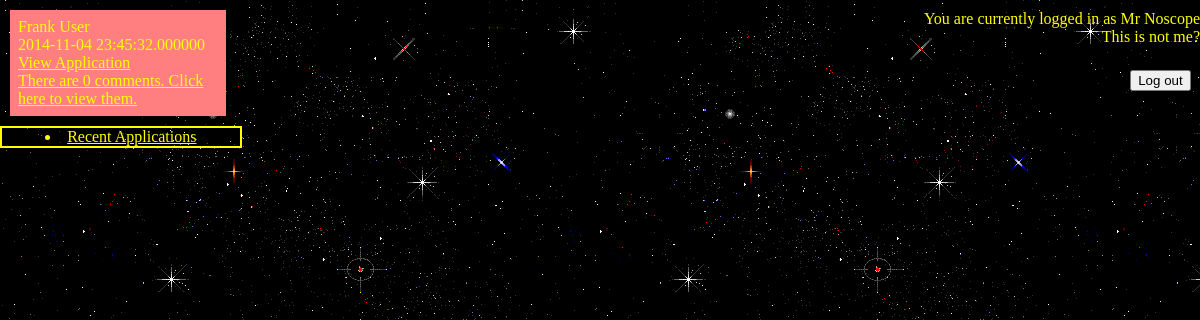
Page /applications/committee_chair.php on the committed database.
### tables this page shows
CREATE TABLE IF NOT EXISTS `application` (
`application_id` int(11) unsigned NOT NULL,
  `application_user` int(11) NOT NULL,
  `application_status` enum('Pending','Accepted','Rejected') NOT NULL,
  `application_date` datetime(6) NOT NULL,
  `application_content` text NOT NULL,
  `application_supporting_documents` text NOT NULL COMMENT 'filename of a zip',
  `application_conf_url` text NOT NULL,
  `conf_start_date` date NOT NULL,
  `conf_end_date` date NOT NULL,
  `travel_start_date` date NOT NULL,
  `travel_end_date` date NOT NULL,
  `quality_of_paper` text NOT NULL,
  `paper_accepted` tinyint(1) NOT NULL,
  `conf_confirmation_attached` tinyint(1) NOT NULL,
  `peer_review_attached` tinyint(1) NOT NULL,
  `copy_of_paper_attached` tinyint(1) NOT NULL,
  `special_invitation` tinyint(1) NOT NULL,
  `special_duties` text NOT NULL,
  `pep_arrangement_details` text NOT NULL,
  `research_grant` tinyint(1) NOT NULL,
  `research_student` tinyint(1) NOT NULL,
  `research_strength` text NOT NULL,
  `research_strength_travel_support` tinyint(1) NOT NULL,
  `funding_stage` enum('Stage 1','Stage 2','Stage 3') NOT NULL,
  `supervisor_has_grant` tinyint(1) NOT NULL,
  `vc_conference_fund` int(11) NOT NULL,
  `request_air_fare` int(11) NOT NULL,
  `request_accomodation` int(11) NOT NULL,
  `request_conf_fees` int(11) NOT NULL,
  `request_meals` int(11) NOT NULL,
  `request_local_fares` int(11) NOT NULL,
  `request_car_mileage` int(11) NOT NULL,
  `request_other` int(11) NOT NULL,
  `request_total` int(11) NOT NULL
);

CREATE TABLE IF NOT EXISTS `user_login` (
  `user_id` int(11) unsigned NOT NULL,
  `user_type` int(11) unsigned NOT NULL COMMENT 'foreign key',
  `username` text NOT NULL,
  `password` text NOT NULL,
  `full_name` text NOT NULL,
  `user_recovery_question` text NOT NULL,
  `user_recovery_answer` text NOT NULL,
  `user_school` text NOT NULL,
  `user_supervisor` text NOT NULL,
  `user_email` text NOT NULL,
  `user_phone` text NOT NULL
);

### model/application.php (the view, shortened to what this page needs)
<?php
class Application
{
	public static function GetApplications($status)
	{
		$db = openDB();
		if (isset($status))
		{
			$stmt = $db->prepare('SELECT * FROM application LEFT JOIN user_login ON application_user = user_login.user_id WHERE application_status = ? ORDER BY application_date');
			$stmt->bindParam(1, $status, PDO::PARAM_STR);
		}
		else
			$stmt = $db->prepare('SELECT * FROM application LEFT JOIN user_login ON application_user = user_login.user_id ORDER BY application_date');
		$stmt->execute();
		return $stmt->fetchAll();
	}
	public static function BuildApplicationHTML($row)
	{
		$db = openDB();
		$stmt = $db->prepare("SELECT * FROM posts LEFT JOIN application ON post_to = application_id WHERE application_id = ?");
		$stmt->bindParam(1, $row['application_id'], PDO::PARAM_STR);
		$stmt->execute();
		$numberOfPosts = count($stmt->fetchAll());
		$fileDir = dirname(__DIR__).'/applications/'.$row['user_id'].'/'.$row['application_content'];
		$result = "";
		$result .= "<div id='applicationbox'>";
		$result .= "<div id='application_fullname'>".$row['full_name']."</div>";
		$result .= "<div id='application_date'>".$row['application_date']."</div>";
		$result .= "<div id='application_content'><a href=".'phpfunc/download.php?file='.$fileDir." target='_blank'>View Application</a></div>";
		$result .= "<div id='application_post_link'> <a href=''>There are ".$numberOfPosts." comments. Click here to view them.</a></div>";
		$result .= "</div>";
		return $result;
	}
	public static function ShowAllPendingApplications()
	{
		$applications = Application::GetApplications('Pending');
		$result = "";
		foreach ($applications as $row)
		{
			$result .= Application::BuildApplicationHTML($row);
		}
		echo $result;
	}
}
?>

### css/main.css (style rules this page uses)
a { color: yellow; }
* { margin: 0; }
html, body { height: 100%; color: yellow; background-image: url("seizure.gif"); }

### css/chairmember.css (style rules this page uses)
#applicationbox { background : rgba(255, 127, 128, 1); padding: 8px; margin : 10px; width: 200px; float:up; }

### rows in the picture
application: user_login.full_name "Frank User", application_date "2014-11-04 23:45:32.000000", numberOfPosts "0"
